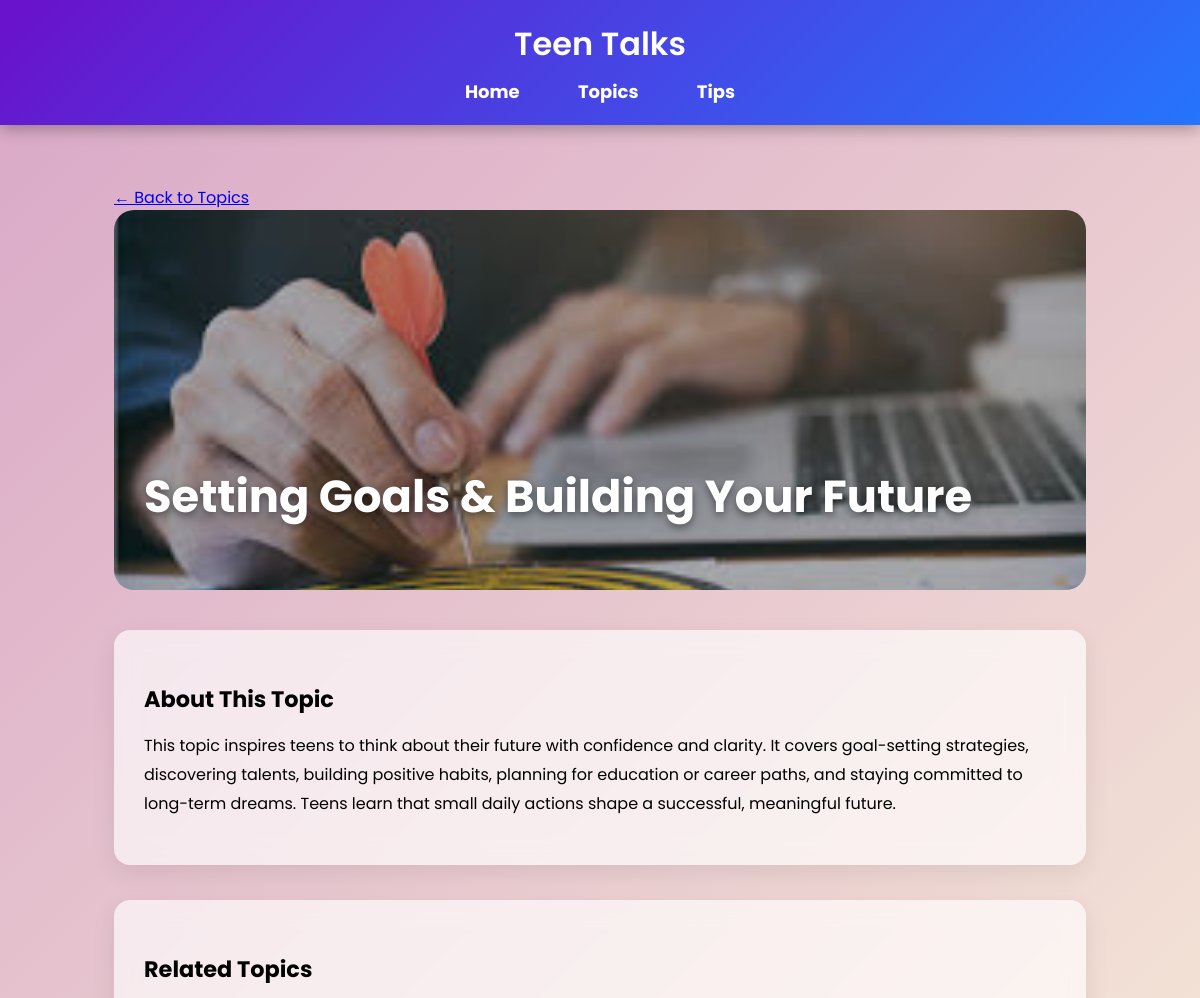
/topics/10/ (upper part), run on an earlier commit of the app's database.
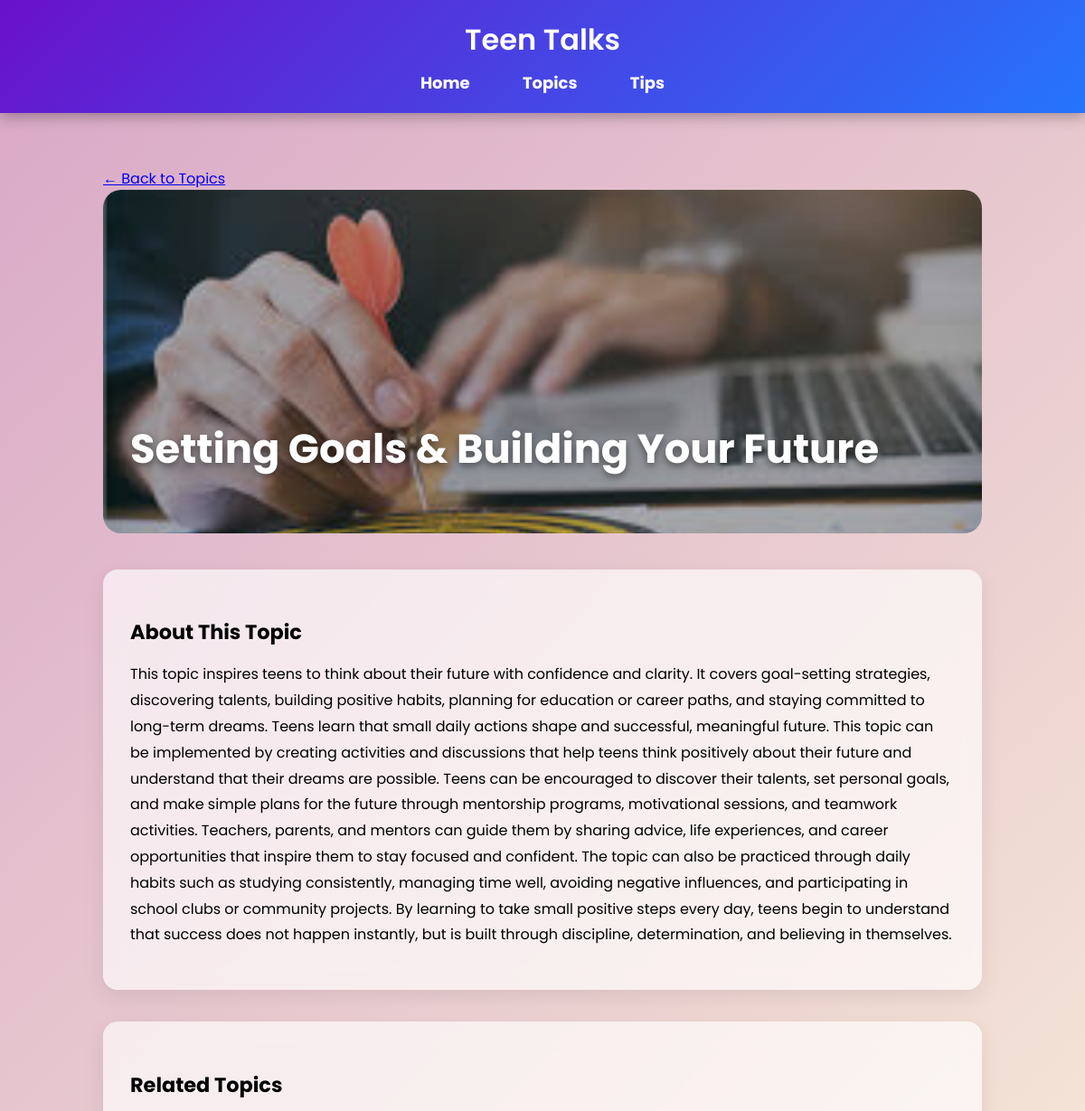
And on a later commit of the database.
### pages/models.py (models this page shows, shortened)
class Topic(models.Model):
    title = models.CharField(max_length=200)
    description = models.TextField()
    image = models.ImageField(upload_to='topics/' ,blank=True,null=True)

### pages/views.py (the view)
# urls.py: path('topics/<int:topic_id>/', views.topic_detail, name='topic_detail'),
def topic_detail(request, topic_id):
    topic = get_object_or_404(Topic, id=topic_id)
    related_topics = Topic.objects.exclude(id=topic_id)[:3]
    return render(request, 'pages/topic_detail.html', {
        'topic': topic,
        'related_topics': related_topics
    })

### pages/templates/pages/topic_detail.html (shortened to what this page needs)
{% extends "pages/base.html" %}
{% block content %}
<div class="container mt-4">
    <a href="{% url 'topic_list' %}" class="btn btn-outline-secondary mb-4">← Back to Topics</a>
    <div class="hero">
        {% if topic.image %}
            <img src="{{ topic.image.url }}" alt="{{ topic.title }}" style="width:100%; border-radius:10px;">
        {% else %}
            <div style="height:380px; background:#ccc; display:flex; align-items:center; justify-content:center;">
                <h3>No image uploaded</h3>
            </div>
        {% endif %}
        <h1 class="hero-title">{{ topic.title }}</h1>
    </div>
    <div class="glass-card">
        <h3 class="section-title">About This Topic</h3>
        <p style="line-height: 1.8;">
            {{ topic.description }}
        </p>
    </div>
    {% if related_topics %}
    <div class="glass-card">
        <h3 class="section-title">Related Topics</h3>
    </div>
    {% endif %}
</div>
{% endblock %}

### pages/templates/pages/base.html (shortened to what this page needs)
<!DOCTYPE html>
<html lang="en">
<head>
</head>
<body>
<header>
    <h2>Teen Talks</h2>
    <nav>
        <a href="{% url 'home' %}">Home</a>
        <a href="{% url 'topic_list' %}">Topics</a>
        <a href="{% url 'tips_list' %}">Tips</a>
    </nav>
</header>
<div class="container">
    {% block content %}{% endblock %}
</div>
</body>
</html>

### pages/templates/pages/base.html (style rules this page uses)
body { margin: 0; padding: 0; font-family: "Poppins", sans-serif; background: linear-gradient(135deg, #d9a7c7, #fffcdc); }
header { background: linear-gradient(135deg, #6a11cb, #2575fc); padding: 20px; text-align: center; box-shadow: 0 4px 15px rgba(0,0,0,0.3); }
header h2 { color: white; margin: 0; font-size: 32px; font-weight: 600; }
nav { margin-top: 10px; }
nav a { color: white; text-decoration: none; margin: 0 15px; font-weight: bold; font-size: 18px; padding: 6px 12px; border-radius: 20px; transition: 0.3s; }
.container { width: 90%; margin: auto; padding: 30px 0; }

### pages/templates/pages/topic_detail.html (style rules this page uses)
.hero { position: relative; height: 380px; border-radius: 20px; overflow: hidden; margin-bottom: 40px; }
.hero img { width: 100%; height: 100%; object-fit: cover; filter: brightness(70%); }
.hero-title { position: absolute; bottom: 30px; left: 30px; color: #fff; font-size: 2.8rem; font-weight: 700; text-shadow: 0 3px 8px rgba(0,0,0,0.5); }
.glass-card { backdrop-filter: blur(12px); background: rgba(255, 255, 255, 0.65); border-radius: 16px; padding: 30px; box-shadow: 0 8px 24px rgba(0,0,0,0.08); margin-bottom: 35px; transition: transform 0.2s; }
.section-title { font-weight: 700; margin-bottom: 15px; font-size: 1.4rem; }

What changed in the data, as far as the page shows it:
changed Topic "Setting Goals & Building Your Future": description "…small daily actions shape a successful, meaningful future." → "…small daily actions shape and successful, meaningful future. This topic can be implemented by creating activities and discussions that help teens think positively about their future and understand that their dreams are possible. Teens can be encouraged to discover their talents, set personal goals, and make simple plans for the future through mentorship programs, motivational sessions, and teamwork activities. Teachers, parents, and mentors can guide them by sharing advice, life experiences, and career opportunities that inspire them to stay focused and confident. The topic can also be practiced through daily habits such as studying consistently, managing time well, avoiding negative…"
